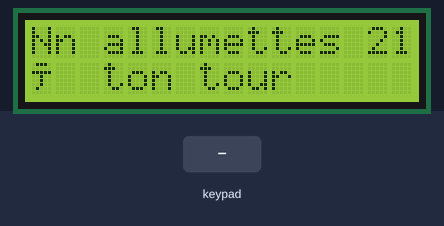
A sketch run on a simulated Arduino Mega 2560, built with avr-gcc and run on an emulated ATmega2560. On the bench: 16×2 character LCD. The test bench sets the inputs (shaded band).

Above: at 3.2 s.
3.3 s: key '1' pressed
At 4.0 s:
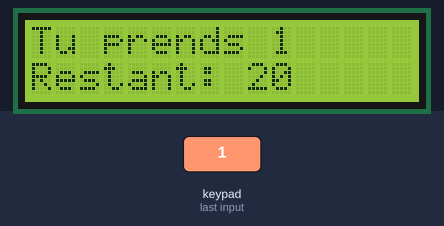
6.3 s: keypad keys 2 3 2 5 2 7 2 9 pressed 0.4 s apart
At 10.2 s:
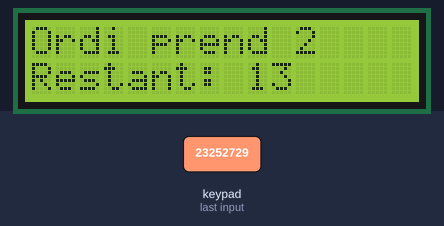
At 22.0 s:
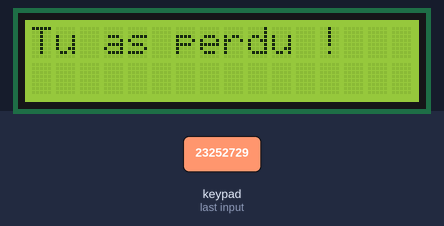
Timing chart, 0 to 23.0 s (numbered marks = the images above; inputs shaded):
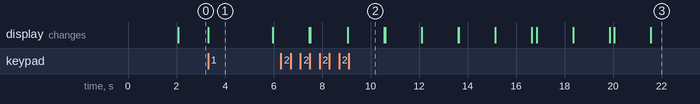

The sketch:

MinMax.ino
```cpp
#include <Keypad.h>
#include <LiquidCrystal.h>
bool Jeufini= false;
int allumettes = 21;
const byte ROWS = 4; //four rows
const byte COLS = 4; //four columns
//define the cymbols on the buttons of the keypads
char hexaKeys[ROWS][COLS] = {
  {'1','2','3','A'},
  {'4','5','6','B'},
  {'7','8','9','C'},
  {'*','0','#','D'}
};
byte rowPins[ROWS] = {23, 25, 27, 29}; //connect to the row pinouts of the keypad
byte colPins[COLS] = {31, 33, 35, 37}; //connect to the column pinouts of the keypad
LiquidCrystal lcd(7, 8, 9, 10, 11, 12);
//initialize an instance of class NewKeypad

int minMax(int allumettes,int joueur){
  if (allumettes == 0)
  {
    if (joueur == 1)
    {
      return 1;// j'ai swap les deux donc l'ordi pensait que si le joeur gagnait gagner la partie, il était recompensé donc il faisait toujours la plus petite somme 1 à chaque fois pour atteindre 0 et perdre
    }
    else
    {
      return -1;
    }
  }
  if(joueur == 1)
  {
    int max_eval= -1000;
    for(int i=1;i<=3;i++)
    {
      if(allumettes - i >= 0)
      {
        int eval = minMax(allumettes-i,2);

        if (eval > max_eval) {
          max_eval = eval;
        }
      }
    }
    return max_eval;

  }
  else
  {

    int min_eval= 1000;
    for(int i=1;i<=3;i++)
    {
      if(allumettes - i >= 0)
      {
        int eval = minMax(allumettes-i,1);

        if (eval < min_eval) {
          min_eval = eval;
        }
      }
    }
    return min_eval;

  }

}

int retourMeilleurMouv(int allumettes)
{
  int meilleur_mouv=1;
   int meilleur_valeur= -1000;
   for(int i=1;i<=3;i++)
    {
      if(allumettes-i>=0)
      {
        int valeur = minMax(allumettes-i,2);
        if (valeur>meilleur_valeur)
        {
          meilleur_valeur= valeur;
          meilleur_mouv= i;
        }
      }

    }
    return meilleur_mouv;
}


Keypad customKeypad = Keypad( makeKeymap(hexaKeys), rowPins, colPins, ROWS, COLS);
void setup() {
  Serial.begin(9600);
  lcd.begin(16, 2);
  lcd.setCursor(0,0);
  lcd.print("jeu allumettes");
  delay(2000);
  lcd.clear();
  lcd.print("Nn allumettes 21");
  lcd.setCursor(0,1);
  lcd.print("à ton tour");

}

void loop() {
  if (Jeufini) return;

  char key = customKeypad.getKey();

  if (key) {
    // Le joueur choisit seulement 1, 2 ou 3
    if (key == '1' || key == '2' || key == '3') {
      int choix = key - '0';
      allumettes -= choix;

      lcd.clear();
      lcd.setCursor(0, 0);
      lcd.print("Tu prends ");
      lcd.print(choix);
      lcd.print(" ");

      lcd.setCursor(0, 1);
      lcd.print("Restant: ");
      lcd.print(allumettes);

      delay(1500);

      if (allumettes <= 0) {
        lcd.clear();
        lcd.setCursor(0, 0);
        lcd.print("Tu as perdu !");
        Jeufini = true;
        return;
      }

      // Tour de l’ordi
      int mouv = retourMeilleurMouv(allumettes);
      allumettes -= mouv;

      lcd.clear();
      lcd.setCursor(0, 0);
      lcd.print("Ordi prend ");
      lcd.print(mouv);

      lcd.setCursor(0, 1);
      lcd.print("Restant: ");
      lcd.print(allumettes);

      delay(1500);

      if (allumettes <= 0) {
        lcd.clear();
        lcd.setCursor(0, 0);
        lcd.print("Ordi a perdu !");
        Jeufini = true;
        return;
      }

      lcd.clear();
      lcd.setCursor(0, 0);
      lcd.print("Ton tour !");
      lcd.setCursor(0, 1);
      lcd.print("Choisis 1-3");
    }
  }

}
```

Measured:
- after the input at 3.3 s, the display: changes at once (image 1)
- after the input at 6.3 s, the display: first differs from a run without the input after 1.2 s (image 2 shows a later state)
- what the display in image 1 shows lasts 2.7 s, from 3.3 s to 6.0 s
